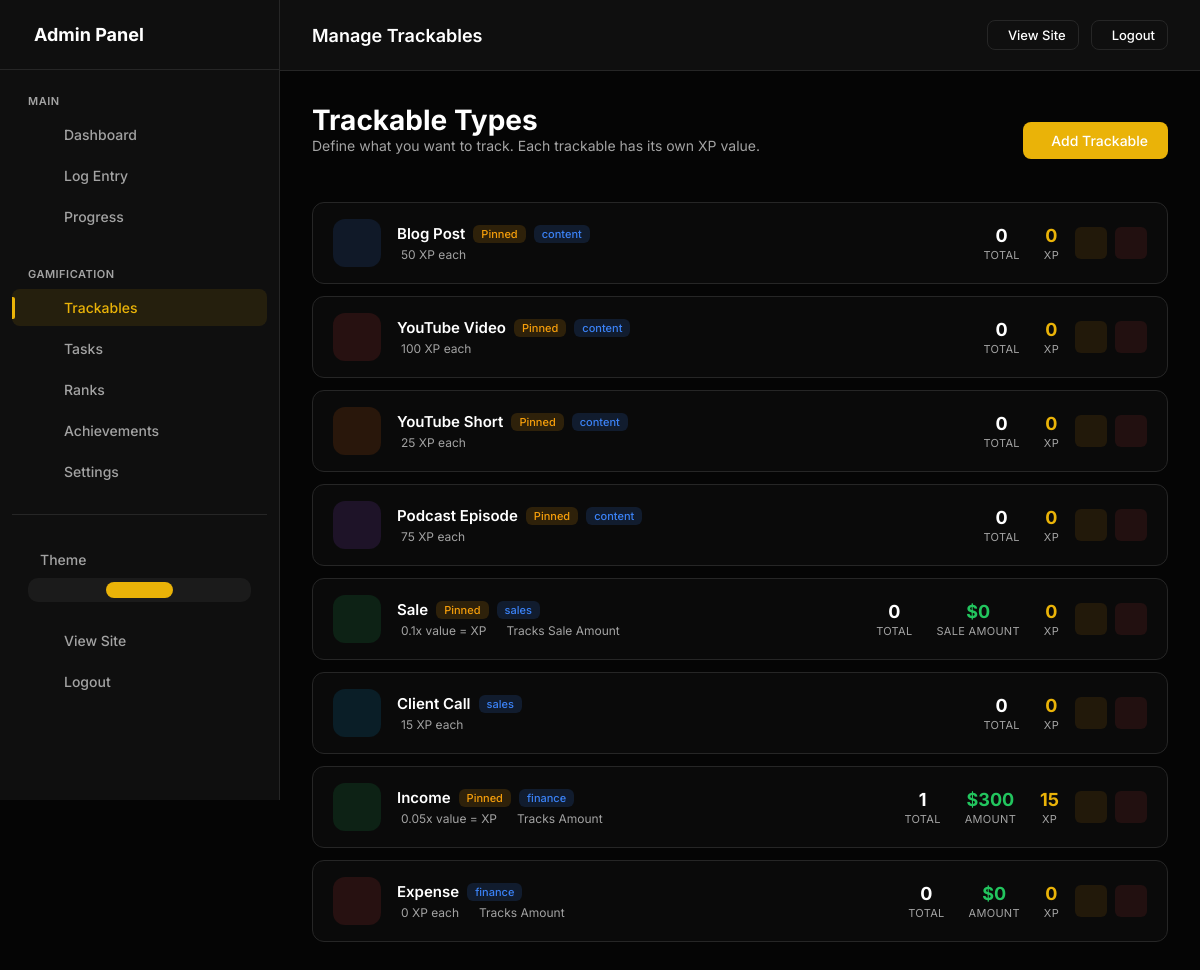
The app's page /admin/trackables (signed in) with its own data.
### models.py (models this page shows, shortened)
class UserSettings(db.Model):
    __tablename__ = 'user_settings'
    id = db.Column(db.Integer, primary_key=True)
    user_id = db.Column(db.Integer, db.ForeignKey('users.id'), nullable=False, unique=True, index=True)
    accent_color = db.Column(db.String(20), default='#e90e0e')
    points_name = db.Column(db.String(20), default='XP')  # "XP", "Points", "Coins", etc.
    points_icon = db.Column(db.String(50), default='ph-lightning')
    daily_xp_goal = db.Column(db.Integer, default=50)
    perfect_day_bonus = db.Column(db.Integer, default=50)
    perfect_week_bonus = db.Column(db.Integer, default=500)
    streak_bonus_per_day = db.Column(db.Integer, default=5)  # Extra XP per streak day
    show_xp_animations = db.Column(db.Boolean, default=True)
    dark_mode = db.Column(db.Boolean, default=True)
    compact_view = db.Column(db.Boolean, default=False)
    show_dashboard_header = db.Column(db.Boolean, default=True)
    enable_youtube_sync = db.Column(db.Boolean, default=False)
    created_at = db.Column(db.DateTime, default=datetime.utcnow)
    updated_at = db.Column(db.DateTime, default=datetime.utcnow, onupdate=datetime.utcnow)

class TrackableType(db.Model):
    __tablename__ = 'trackable_types'
    id = db.Column(db.Integer, primary_key=True)
    user_id = db.Column(db.Integer, db.ForeignKey('users.id'), nullable=False, index=True)
    name = db.Column(db.String(100), nullable=False)  # "Blog Post", "YouTube Short", "Sale", etc.
    slug = db.Column(db.String(100), nullable=False)  # "blog_post", "youtube_short", "sale"
    description = db.Column(db.String(500))
    category = db.Column(db.String(50), default='content')  # 'content', 'task', 'metric', 'sales', 'finance'
    xp_per_unit = db.Column(db.Integer, default=10)  # Base XP earned per item
    xp_mode = db.Column(db.String(20), default='fixed')  # 'fixed', 'value_based', 'tiered'
    xp_multiplier = db.Column(db.Float, default=1.0)
    tiers_config = db.Column(db.Text)  # JSON: [{"name": "Bronze", "min": 0, "xp": 10}, {"name": "Silver", "min": 100, "xp": 50}]
    track_value = db.Column(db.Boolean, default=False)  # Track monetary/numeric value?
    value_label = db.Column(db.String(50), default='Value')  # "Price", "Amount", "Revenue", etc.
    value_prefix = db.Column(db.String(10), default='$')  # Currency symbol or unit
    value_suffix = db.Column(db.String(10), default='')  # e.g., "hrs", "units"
    icon = db.Column(db.String(50), default='ph-star')  # Phosphor icon name
    color = db.Column(db.String(20), default='#0ea5e9')  # Hex color
    emoji = db.Column(db.String(10))  # Optional emoji
    is_countable = db.Column(db.Boolean, default=True)  # Can you count multiple?
    track_duration = db.Column(db.Boolean, default=False)  # Track time/duration?
    track_views = db.Column(db.Boolean, default=False)  # Track views?
    allows_negative = db.Column(db.Boolean, default=False)  # Allow negative values (for expenses)?
    daily_goal = db.Column(db.Integer, default=0)  # Daily target (0 = no goal)
    weekly_goal = db.Column(db.Integer, default=0)  # Weekly target
    monthly_goal = db.Column(db.Integer, default=0)  # Monthly target
    value_goal = db.Column(db.Float, default=0)  # Value-based goal (e.g., $1000 in sales)
    display_order = db.Column(db.Integer, default=0)
    is_active = db.Column(db.Boolean, default=True)
    is_pinned = db.Column(db.Boolean, default=False)  # Show on dashboard
    created_at = db.Column(db.DateTime, default=datetime.utcnow)
    updated_at = db.Column(db.DateTime, default=datetime.utcnow, onupdate=datetime.utcnow)
    expense_threshold = db.Column(db.Float, default=0) # For expense trackables: Diff between threshold and value earns XP
    entries = db.relationship('TrackableEntry', backref='trackable_type', lazy=True, cascade='all, delete-orphan')
    def get_total_count(self):
        return sum(e.count for e in self.entries)
    def get_total_value(self):
        return sum(e.value or 0 for e in self.entries)
    def calculate_xp_for_entry(self, count=1, value=0):
        if self.track_value:
            if self.category in ('sales', 'finance', 'income'):
                return int(abs(value) * (self.xp_multiplier or 1.0))
            elif (self.category == 'expense' or self.expense_threshold > 0):
                diff = max(0, self.expense_threshold - abs(value))
                return int(diff * (self.xp_multiplier or 1.0))
    def get_total_xp(self):
        return sum(e.get_xp() for e in self.entries)

class TrackableEntry(db.Model):
    __tablename__ = 'trackable_entries'
    id = db.Column(db.Integer, primary_key=True)
    user_id = db.Column(db.Integer, db.ForeignKey('users.id'), nullable=False, index=True)
    trackable_type_id = db.Column(db.Integer, db.ForeignKey('trackable_types.id'), nullable=False, index=True)
    date = db.Column(db.Date, nullable=False, default=date.today, index=True)
    count = db.Column(db.Integer, default=1)  # How many (usually 1)
    value = db.Column(db.Float, default=0)  # Monetary or numeric value
    title = db.Column(db.String(300))  # Optional title/description
    notes = db.Column(db.Text)
    url = db.Column(db.String(500))  # Link to the content
    duration_minutes = db.Column(db.Integer, default=0)
    views = db.Column(db.Integer, default=0)
    tier_name = db.Column(db.String(50))
    allocated_condition_id = db.Column(db.Integer, db.ForeignKey('rank_conditions.id'), nullable=True)
    created_at = db.Column(db.DateTime, default=datetime.utcnow)
    updated_at = db.Column(db.DateTime, default=datetime.utcnow, onupdate=datetime.utcnow)
    def get_xp(self):
        if self.trackable_type:
            return self.trackable_type.calculate_xp_for_entry(self.count, self.value)
        return 0

### app.py (the view)
    @app.route('/admin/trackables')
    @admin_required
    def admin_trackables():
        trackables = TrackableType.query.filter_by(
            user_id=current_user.id
        ).order_by(TrackableType.display_order).all()
        return render_template('admin/trackables.html', trackables=trackables)

### templates/admin/trackables.html (shortened to what this page needs)
{% extends "admin/base.html" %}
{% block page_title %}Manage Trackables{% endblock %}
{% block content %}
<div class="page-header">
    <div>
        <h1 class="page-title">Trackable Types</h1>
        <p class="page-intro">Define what you want to track. Each trackable has its own {{ points_name }} value.</p>
    </div>
    <div class="page-actions">
        <a href="{{ url_for('admin_trackable_add') }}" class="btn btn-primary">
             Add Trackable
        </a>
    </div>
</div>
{% if trackables %}
<div class="trackables-list">
    {% for trackable in trackables %}
    <div class="trackable-row {% if not trackable.is_active %}inactive{% endif %}">
        <div class="trackable-icon-box" style="background: {{ trackable.color }}20; color: {{ trackable.color }}">
        </div>
        <div class="trackable-info">
            <div class="trackable-name">
                {{ trackable.name }}
                {% if trackable.is_pinned %}
                <span class="badge badge-pinned"> Pinned</span>
                {% endif %}
                <span class="badge badge-category">{{ trackable.category }}</span>
            </div>
            <div class="trackable-meta">
                {% if trackable.xp_mode == 'value_based' %}
                <span> {{ trackable.xp_multiplier }}x value = XP</span>
                {% else %}
                <span> {{ trackable.xp_per_unit }} {{ points_name }} each</span>
                {% endif %}
                {% if trackable.track_value %}
                <span> Tracks {{ trackable.value_label }}</span>
                {% endif %}
            </div>
        </div>
        <div class="trackable-stats">
            <div class="stat-item">
                <div class="stat-item-value">{{ trackable.get_total_count() }}</div>
                <div class="stat-item-label">Total</div>
            </div>
            {% if trackable.track_value %}
            <div class="stat-item">
                <div class="stat-item-value" style="color: #22c55e">{{ trackable.value_prefix }}{{
                    trackable.get_total_value()|format_number }}</div>
                <div class="stat-item-label">{{ trackable.value_label }}</div>
            </div>
            {% endif %}
            <div class="stat-item">
                <div class="stat-item-value" style="color: var(--accent)">{{ trackable.get_total_xp()|format_number }}
                </div>
                <div class="stat-item-label">{{ points_name }}</div>
            </div>
        </div>
        <div class="trackable-actions">
            <a href="{{ url_for('admin_trackable_edit', id=trackable.id) }}" class="action-btn edit" title="Edit">
            </a>
            <form action="{{ url_for('admin_trackable_delete', id=trackable.id) }}" method="post"
                onsubmit="return confirmDelete(this, 'Trackable')" style="display: inline;">
                <button type="submit" class="action-btn delete" title="Delete">
                </button>
            </form>
        </div>
    </div>
    {% endfor %}
</div>
{% endif %}
{% endblock %}

### templates/admin/base.html (style rules this page uses)
:root, [data-theme="dark"] { --bg-body: #050505; --bg-card: #0f0f0f; --bg-card-hover: #141414; --border: #262626; --accent: #e90e0e; --accent-rgb: 233, 14, 14; --accent-hover: #c70202; --text-main: #ffffff; --text-muted: #a3a3a3; --font-sans: 'Inter', sans-serif; --font-mono: 'JetBrains Mono', monospace; --success: #10b981; --warning: #f59e0b; --danger: #ef4444; }
* { margin: 0; padding: 0; box-sizing: border-box; }
body { background-color: var(--bg-body); color: var(--text-main); font-family: var(--font-sans); overflow-x: hidden; -webkit-font-smoothing: antialiased; min-height: 100vh; }
a { text-decoration: none; color: inherit; transition: 0.3s; }
button { border: none; background: none; cursor: pointer; font-family: inherit; }
.page-header { display: flex; justify-content: space-between; align-items: center; margin-bottom: 24px; flex-wrap: wrap; gap: 16px; }
.page-title { font-size: 28px; font-weight: 700; }
.page-actions { display: flex; gap: 12px; align-items: center; }
.action-btn { width: 32px; height: 32px; border-radius: 6px; display: flex; align-items: center; justify-content: center; transition: all 0.2s; cursor: pointer; border: 1px solid transparent; }
.action-btn.edit { background: rgba(245,158,11,0.1); color: #f59e0b; }
.action-btn.delete { background: rgba(239,68,68,0.1); color: #ef4444; }
.btn { padding: 10px 20px; border-radius: 8px; font-size: 14px; font-weight: 500; transition: all 0.3s ease; display: inline-flex; align-items: center; gap: 8px; cursor: pointer; border: none; }
.btn-primary { background: var(--accent); color: #fff; }

### templates/admin/trackables.html (style rules this page uses)
.page-intro { margin-bottom: 24px; color: var(--text-muted); font-size: 14px; }
.trackables-list { display: flex; flex-direction: column; gap: 12px; }
.trackable-row { background: rgba(255, 255, 255, 0.02); border: 1px solid var(--border); border-radius: 12px; padding: 16px 20px; display: flex; align-items: center; gap: 16px; transition: all 0.2s; }
.trackable-icon-box { width: 48px; height: 48px; border-radius: 12px; display: flex; align-items: center; justify-content: center; font-size: 24px; flex-shrink: 0; }
.trackable-info { flex: 1; min-width: 0; }
.trackable-name { font-weight: 600; font-size: 15px; margin-bottom: 4px; display: flex; align-items: center; gap: 8px; }
.trackable-meta { font-size: 12px; color: var(--text-muted); display: flex; gap: 16px; flex-wrap: wrap; }
.trackable-meta span { display: flex; align-items: center; gap: 4px; }
.trackable-stats { display: flex; gap: 24px; text-align: center; }
.stat-item { display: flex; flex-direction: column; gap: 2px; }
.stat-item-value { font-size: 18px; font-weight: 700; }
.stat-item-label { font-size: 11px; color: var(--text-muted); text-transform: uppercase; letter-spacing: 0.3px; }
.trackable-actions { display: flex; gap: 8px; }
.badge { padding: 2px 8px; border-radius: 6px; font-size: 11px; font-weight: 500; }
.badge-pinned { background: rgba(245, 158, 11, 0.15); color: #f59e0b; }
.badge-category { background: rgba(59, 130, 246, 0.15); color: #3b82f6; }

### records on screen
UserSettings: points_name "XP"
TrackableType: name "Blog Post", is_pinned "Pinned", category "content", xp_per_unit "50", get_total_count "0", get_total_xp "0"
TrackableType: name "YouTube Video", is_pinned "Pinned", category "content", xp_per_unit "100", get_total_count "0", get_total_xp "0"
TrackableType: name "YouTube Short", is_pinned "Pinned", category "content", xp_per_unit "25", get_total_count "0", get_total_xp "0"
TrackableType: name "Podcast Episode", is_pinned "Pinned", category "content", xp_per_unit "75", get_total_count "0", get_total_xp "0"
TrackableType: name "Sale", is_pinned "Pinned", category "sales", xp_multiplier "0.1", value_label "Sale Amount", get_total_count "0", value_prefix "$", get_total_value "0", value_label "SALE AMOUNT", get_total_xp "0"
TrackableType: name "Client Call", category "sales", xp_per_unit "15", get_total_count "0", get_total_xp "0"
TrackableType: name "Income", is_pinned "Pinned", category "finance", xp_multiplier "0.05", value_label "Amount", get_total_count "1", value_prefix "$", get_total_value "300", value_label "AMOUNT", get_total_xp "15"
TrackableType: name "Expense", category "finance", xp_per_unit "0", value_label "Amount", get_total_count "0", value_prefix "$", get_total_value "0", value_label "AMOUNT", get_total_xp "0"
